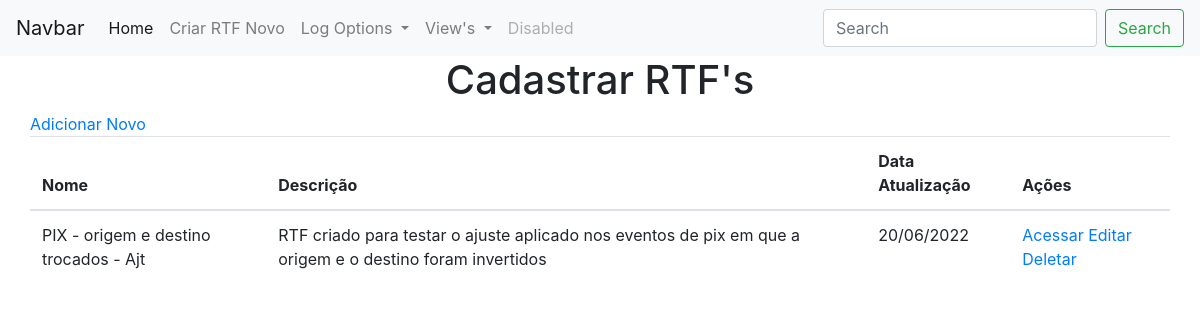
Before: /viewRTF with the older database file.
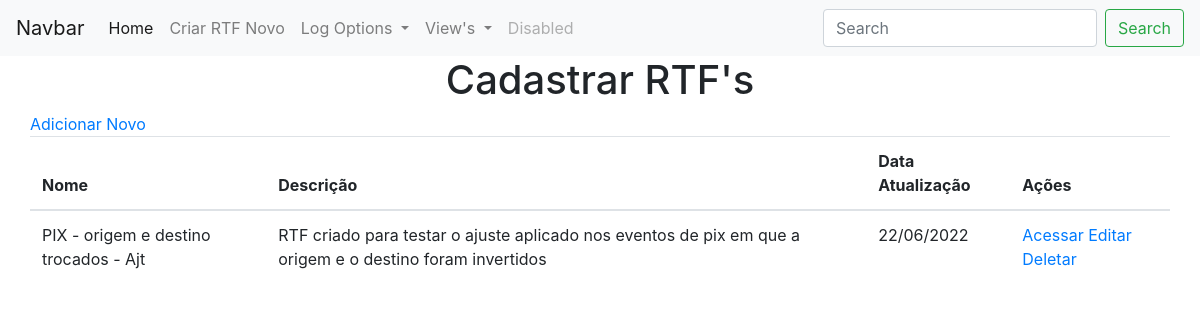
After: the same page with the newer database file.
### app.py (models this page shows, shortened)
class RTFs(db.Model):
    id = db.Column("id", db.Integer, primary_key=True, autoincrement=True)
    name = db.Column(db.String(100))
    descricao = db.Column(db.String(500))
    qtd_pages = db.Column(db.Integer)
    cenarios = db.relationship('Cenarios', backref='rtfs')
    paginas = db.relationship('Pagina', backref='rtfsP')
    data_criacao = db.Column(db.Date, default=datetime.utcnow().date())
    data_update = db.Column(db.Date, default=datetime.utcnow().date())
    data_criacao_formatada = db.Column(db.String(10))
    data_update_formatada = db.Column(db.String(10))

### app.py (the view)
@app.route("/viewRTF")
def viewRTF():
    rtfs = RTFs.query.all()
    return render_template("viewRTFs.html", values=rtfs)

### templates/viewRTFs.html (shortened to what this page needs)
{% extends "base.html" %}
{% block content%}
    <div class="container">
        <div class="row">
            <div class="col-xs-12">
                <a href="{{url_for('add_rtf')}}">Adicionar Novo</a>
            </div>
            <div class="col-xs-12">
                <table class="table">
                    <thead>
                        <th>Nome</th>
                        <th>Descrição</th>
                        <th>Data Atualização</th>
                        <th>Ações</th>
                    </thead>
                    <tbody>
                        {% for item in values %}
                            <tr>
                                <td>{{ item.name }}</td>
                                <td>{{ item.descricao }}</td>
                                <td>{{ item.data_update_formatada }}</td>
                                <td>
                                    <a href="{{url_for('viewCenarios', id_rtf=item.id, pagina=1)}}">Acessar</a>
                                    <a href="{{url_for('edit_rtf', id=item.id)}}">Editar</a>
                                    <a href="{{url_for('delete_rtf', id=item.id)}}">Deletar</a>
                                </td>
                            </tr>
                        {% endfor %}
                    </tbody>
                </table>
            </div>
        </div>
    </div>
{% endblock %}

Changed rows visible on the page:
changed RTFs "PIX - origem e destino trocados - Ajt": data_update_formatada "20/06/2022" → "22/06/2022"
